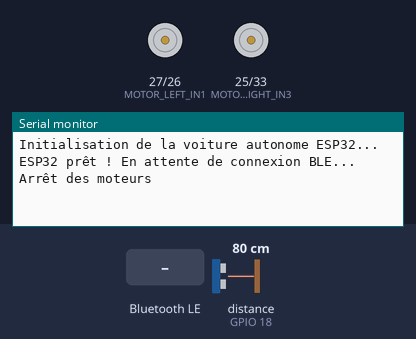
Bench run of a sketch on a simulated ESP32. Parts: motor-driver pin pairs drawn as motors (green arrow = first pin HIGH = forward, orange = second pin HIGH = backward, longer = more drive, scaled by the enable pin), the last lines printed to the serial monitor. Wiring (inferred from the names in the program): ultrasonic range finder: trigger GPIO 5; echo GPIO 18. The inputs (shaded band) are chosen by the test bench; at power-on: distance to the obstacle (sensor on GPIO 18) 80 cm. The echo pulse lasts 58.3 µs per cm; nothing arrives over Bluetooth unless stated; a phone connects over Bluetooth LE 3 s after start.

Above: at 1.2 s.
1.3 s: Bluetooth LE write "FORWARD" received
At 1.58 s:
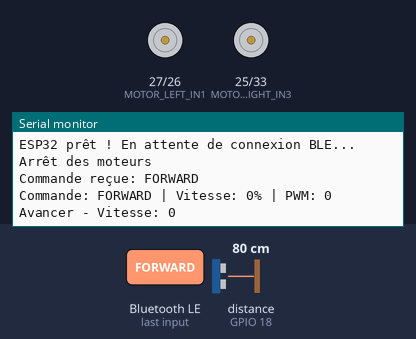
3.3 s: Bluetooth LE write "BACKWARD" received
At 3.58 s:
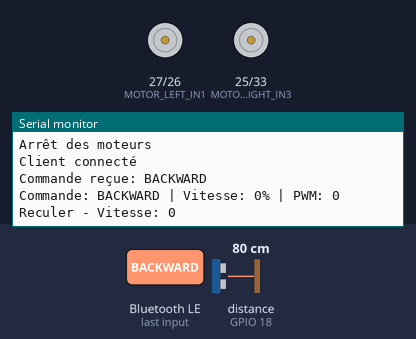
5.3 s: Bluetooth LE write "LEFT" received
At 5.58 s:
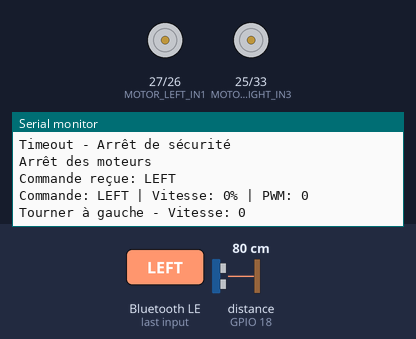

Measured:
- after the input at 1.3 s, the serial monitor: prints a new line at once (image 1)
- after the input at 3.3 s, the serial monitor: prints a new line at once (image 2)
- after the input at 5.3 s, the serial monitor: prints a new line at once (image 3)

The sketch:

esp32_autonomous_car.ino
```cpp
/*
 * Voiture Autonome ESP32
 * Contrôle via Bluetooth Low Energy (BLE)
 * Pilotage de 2 moteurs CC avec L298N
 *
 * Connexions:
 * L298N Motor Driver:
 *   - IN1 -> GPIO 27 (Moteur Gauche)
 *   - IN2 -> GPIO 26 (Moteur Gauche)
 *   - IN3 -> GPIO 25 (Moteur Droit)
 *   - IN4 -> GPIO 33 (Moteur Droit)
 *   - ENA -> GPIO 14 (PWM Moteur Gauche)
 *   - ENB -> GPIO 12 (PWM Moteur Droit)
 *
 * Capteur Ultrason HC-SR04:
 *   - TRIG -> GPIO 5
 *   - ECHO -> GPIO 18
 */

#include <BLEDevice.h>
#include <BLEServer.h>
#include <BLEUtils.h>
#include <BLE2902.h>

// UUIDs pour le service BLE
#define SERVICE_UUID        "4fafc201-1fb5-459e-8fcc-c5c9c331914b"
#define CHARACTERISTIC_UUID "beb5483e-36e1-4688-b7f5-ea07361b26a8"

// Pins des moteurs
#define MOTOR_LEFT_IN1    27
#define MOTOR_LEFT_IN2    26
#define MOTOR_RIGHT_IN3   25
#define MOTOR_RIGHT_IN4   33
#define MOTOR_LEFT_EN     14
#define MOTOR_RIGHT_EN    12

// Pins du capteur ultrason
#define TRIG_PIN          5
#define ECHO_PIN          18

// Paramètres PWM
#define PWM_FREQ          1000
#define PWM_RESOLUTION    8
#define PWM_CHANNEL_LEFT  0
#define PWM_CHANNEL_RIGHT 1

// Variables globales
BLEServer* pServer = NULL;
BLECharacteristic* pCharacteristic = NULL;
bool deviceConnected = false;
bool oldDeviceConnected = false;

int currentSpeed = 0;
String currentCommand = "STOP";
unsigned long lastCommandTime = 0;
const unsigned long COMMAND_TIMEOUT = 500; // ms

// Callbacks BLE
class MyServerCallbacks: public BLEServerCallbacks {
    void onConnect(BLEServer* pServer) {
        deviceConnected = true;
        Serial.println("Client connecté");
    };

    void onDisconnect(BLEServer* pServer) {
        deviceConnected = false;
        Serial.println("Client déconnecté");
    }
};

class MyCallbacks: public BLECharacteristicCallbacks {
    void onWrite(BLECharacteristic *pCharacteristic) {
        std::string value = pCharacteristic->getValue();

        if (value.length() > 0) {
            String command = String(value.c_str());
            Serial.println("Commande reçue: " + command);
            processCommand(command);
            lastCommandTime = millis();
        }
    }
};

void setup() {
    Serial.begin(115200);
    Serial.println("Initialisation de la voiture autonome ESP32...");

    // Configuration des pins moteurs
    pinMode(MOTOR_LEFT_IN1, OUTPUT);
    pinMode(MOTOR_LEFT_IN2, OUTPUT);
    pinMode(MOTOR_RIGHT_IN3, OUTPUT);
    pinMode(MOTOR_RIGHT_IN4, OUTPUT);

    // Configuration PWM
    ledcSetup(PWM_CHANNEL_LEFT, PWM_FREQ, PWM_RESOLUTION);
    ledcSetup(PWM_CHANNEL_RIGHT, PWM_FREQ, PWM_RESOLUTION);
    ledcAttachPin(MOTOR_LEFT_EN, PWM_CHANNEL_LEFT);
    ledcAttachPin(MOTOR_RIGHT_EN, PWM_CHANNEL_RIGHT);

    // Configuration capteur ultrason
    pinMode(TRIG_PIN, OUTPUT);
    pinMode(ECHO_PIN, INPUT);

    // Initialisation BLE
    BLEDevice::init("ESP32_AutoCar");

    // Créer le serveur BLE
    pServer = BLEDevice::createServer();
    pServer->setCallbacks(new MyServerCallbacks());

    // Créer le service BLE
    BLEService *pService = pServer->createService(SERVICE_UUID);

    // Créer la caractéristique BLE
    pCharacteristic = pService->createCharacteristic(
        CHARACTERISTIC_UUID,
        BLECharacteristic::PROPERTY_READ |
        BLECharacteristic::PROPERTY_WRITE |
        BLECharacteristic::PROPERTY_NOTIFY
    );

    pCharacteristic->setCallbacks(new MyCallbacks());
    pCharacteristic->addDescriptor(new BLE2902());

    // Démarrer le service
    pService->start();

    // Démarrer l'advertising
    BLEAdvertising *pAdvertising = BLEDevice::getAdvertising();
    pAdvertising->addServiceUUID(SERVICE_UUID);
    pAdvertising->setScanResponse(false);
    pAdvertising->setMinPreferred(0x0);
    BLEDevice::startAdvertising();

    Serial.println("ESP32 prêt ! En attente de connexion BLE...");

    // Arrêter les moteurs
    stopMotors();
}

void loop() {
    // Gestion de la connexion BLE
    if (!deviceConnected && oldDeviceConnected) {
        delay(500);
        pServer->startAdvertising();
        Serial.println("Redémarrage de l'advertising");
        oldDeviceConnected = deviceConnected;
        stopMotors();
    }

    if (deviceConnected && !oldDeviceConnected) {
        oldDeviceConnected = deviceConnected;
    }

    // Timeout de sécurité
    if (millis() - lastCommandTime > COMMAND_TIMEOUT && currentCommand != "STOP") {
        Serial.println("Timeout - Arrêt de sécurité");
        stopMotors();
        currentCommand = "STOP";
    }

    // Mesure de distance (pour information)
    static unsigned long lastDistanceCheck = 0;
    if (millis() - lastDistanceCheck > 200) {
        long distance = measureDistance();
        if (distance > 0 && distance < 20 && currentCommand != "STOP") {
            Serial.println("Obstacle détecté à " + String(distance) + "cm - Arrêt");
            stopMotors();
        }
        lastDistanceCheck = millis();
    }

    delay(10);
}

void processCommand(String command) {
    // Format: "COMMAND:VALUE"
    int separatorIndex = command.indexOf(':');
    String cmd = command;
    int value = 0;

    if (separatorIndex > 0) {
        cmd = command.substring(0, separatorIndex);
        value = command.substring(separatorIndex + 1).toInt();
    }

    // Mapper la valeur 0-100 vers 0-255 pour PWM
    int pwmValue = map(constrain(value, 0, 100), 0, 100, 0, 255);
    currentSpeed = pwmValue;
    currentCommand = cmd;

    Serial.println("Commande: " + cmd + " | Vitesse: " + String(value) + "% | PWM: " + String(pwmValue));

    if (cmd == "FORWARD") {
        moveForward(pwmValue);
    } else if (cmd == "BACKWARD") {
        moveBackward(pwmValue);
    } else if (cmd == "LEFT") {
        turnLeft(pwmValue);
    } else if (cmd == "RIGHT") {
        turnRight(pwmValue);
    } else if (cmd == "STOP") {
        stopMotors();
    } else {
        Serial.println("Commande inconnue: " + cmd);
    }
}

void moveForward(int speed) {
    Serial.println("Avancer - Vitesse: " + String(speed));

    // Moteur gauche - Avancer
    digitalWrite(MOTOR_LEFT_IN1, HIGH);
    digitalWrite(MOTOR_LEFT_IN2, LOW);
    ledcWrite(PWM_CHANNEL_LEFT, speed);

    // Moteur droit - Avancer
    digitalWrite(MOTOR_RIGHT_IN3, HIGH);
    digitalWrite(MOTOR_RIGHT_IN4, LOW);
    ledcWrite(PWM_CHANNEL_RIGHT, speed);
}

void moveBackward(int speed) {
    Serial.println("Reculer - Vitesse: " + String(speed));

    // Moteur gauche - Reculer
    digitalWrite(MOTOR_LEFT_IN1, LOW);
    digitalWrite(MOTOR_LEFT_IN2, HIGH);
    ledcWrite(PWM_CHANNEL_LEFT, speed);

    // Moteur droit - Reculer
    digitalWrite(MOTOR_RIGHT_IN3, LOW);
    digitalWrite(MOTOR_RIGHT_IN4, HIGH);
    ledcWrite(PWM_CHANNEL_RIGHT, speed);
}

void turnLeft(int speed) {
    Serial.println("Tourner à gauche - Vitesse: " + String(speed));

    // Moteur gauche - Ralentir ou arrêter
    digitalWrite(MOTOR_LEFT_IN1, HIGH);
    digitalWrite(MOTOR_LEFT_IN2, LOW);
    ledcWrite(PWM_CHANNEL_LEFT, speed / 2);

    // Moteur droit - Vitesse normale
    digitalWrite(MOTOR_RIGHT_IN3, HIGH);
    digitalWrite(MOTOR_RIGHT_IN4, LOW);
    ledcWrite(PWM_CHANNEL_RIGHT, speed);
}

void turnRight(int speed) {
    Serial.println("Tourner à droite - Vitesse: " + String(speed));

    // Moteur gauche - Vitesse normale
    digitalWrite(MOTOR_LEFT_IN1, HIGH);
    digitalWrite(MOTOR_LEFT_IN2, LOW);
    ledcWrite(PWM_CHANNEL_LEFT, speed);

    // Moteur droit - Ralentir ou arrêter
    digitalWrite(MOTOR_RIGHT_IN3, HIGH);
    digitalWrite(MOTOR_RIGHT_IN4, LOW);
    ledcWrite(PWM_CHANNEL_RIGHT, speed / 2);
}

void stopMotors() {
    Serial.println("Arrêt des moteurs");

    // Arrêter les deux moteurs
    digitalWrite(MOTOR_LEFT_IN1, LOW);
    digitalWrite(MOTOR_LEFT_IN2, LOW);
    digitalWrite(MOTOR_RIGHT_IN3, LOW);
    digitalWrite(MOTOR_RIGHT_IN4, LOW);

    ledcWrite(PWM_CHANNEL_LEFT, 0);
    ledcWrite(PWM_CHANNEL_RIGHT, 0);

    currentSpeed = 0;
}

long measureDistance() {
    // Envoyer une impulsion ultrason
    digitalWrite(TRIG_PIN, LOW);
    delayMicroseconds(2);
    digitalWrite(TRIG_PIN, HIGH);
    delayMicroseconds(10);
    digitalWrite(TRIG_PIN, LOW);

    // Mesurer le temps de retour
    long duration = pulseIn(ECHO_PIN, HIGH, 30000); // Timeout 30ms

    // Calculer la distance en cm
    long distance = duration * 0.034 / 2;

    // Filtrer les valeurs invalides
    if (distance > 400 || distance <= 0) {
        return -1;
    }

    return distance;
}
```
